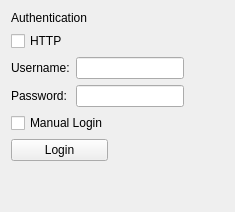
       <widget class="QWidget" name="tabAuthentication">
        <attribute name="title">
         <string>Authentication</string>
        </attribute>
        <layout class="QGridLayout" name="gridLayout_4">
         <item row="0" column="0">
          <layout class="QVBoxLayout" name="verticalLayout_10">
           <item>
            <widget class="QLabel" name="labelAuthentication">
             <property name="text">
              <string>Authentication</string>
             </property>
            </widget>
           </item>
           <item>
            <layout class="QHBoxLayout" name="horizontalLayout_9">
             <item>
              <layout class="QVBoxLayout" name="verticalLayout_9">
               <item>
                <widget class="QCheckBox" name="checkAuthHTTP">
                 <property name="text">
                  <string>HTTP</string>
                 </property>
                </widget>
               </item>
               <item>
                <layout class="QHBoxLayout" name="horizontalLayout_7">
                 <item>
                  <layout class="QVBoxLayout" name="verticalLayout_6">
                   <item>
                    <widget class="QLabel" name="labelAuthUsername">
                     <property name="text">
                      <string>Username:</string>
                     </property>
                    </widget>
                   </item>
                   <item>
                    <widget class="QLabel" name="labelAuthPassword">
                     <property name="text">
                      <string>Password:</string>
                     </property>
                    </widget>
                   </item>
                  </layout>
                 </item>
                 <item>
                  <layout class="QVBoxLayout" name="verticalLayout_7">
                   <item>
                    <widget class="QLineEdit" name="edtAuthUsername"/>
                   </item>
                   <item>
                    <widget class="QLineEdit" name="edtAuthPassword"/>
                   </item>
                  </layout>
                 </item>
                </layout>
               </item>
              </layout>
             </item>
             <item>
              <spacer name="horizontalSpacer_3">
               <property name="orientation">
                <enum>Qt::Orientation::Horizontal</enum>
               </property>
               <property name="sizeHint" stdset="0">
                <size>
                 <width>40</width>
                 <height>20</height>
                </size>
               </property>
              </spacer>
             </item>
            </layout>
           </item>
           <item>
            <layout class="QHBoxLayout" name="horizontalLayout_8">
             <item>
              <layout class="QVBoxLayout" name="verticalLayout_8">
               <item>
                <widget class="QCheckBox" name="checkAuthManual">
                 <property name="text">
                  <string>Manual Login</string>
                 </property>
                </widget>
               </item>
               <item>
                <widget class="QPushButton" name="btnAuthLogin">
                 <property name="text">
                  <string>Login</string>
                 </property>
                </widget>
               </item>
              </layout>
             </item>
             <item>
              <spacer name="horizontalSpacer_4">
               <property name="orientation">
                <enum>Qt::Orientation::Horizontal</enum>
               </property>
               <property name="sizeHint" stdset="0">
                <size>
                 <width>40</width>
                 <height>20</height>
                </size>
               </property>
              </spacer>
             </item>
            </layout>
           </item>
           <item>
            <spacer name="verticalSpacer_4">
             <property name="orientation">
              <enum>Qt::Orientation::Vertical</enum>
             </property>
             <property name="sizeHint" stdset="0">
              <size>
               <width>20</width>
               <height>40</height>
              </size>
             </property>
            </spacer>
           </item>
          </layout>
         </item>
        </layout>
       </widget>
